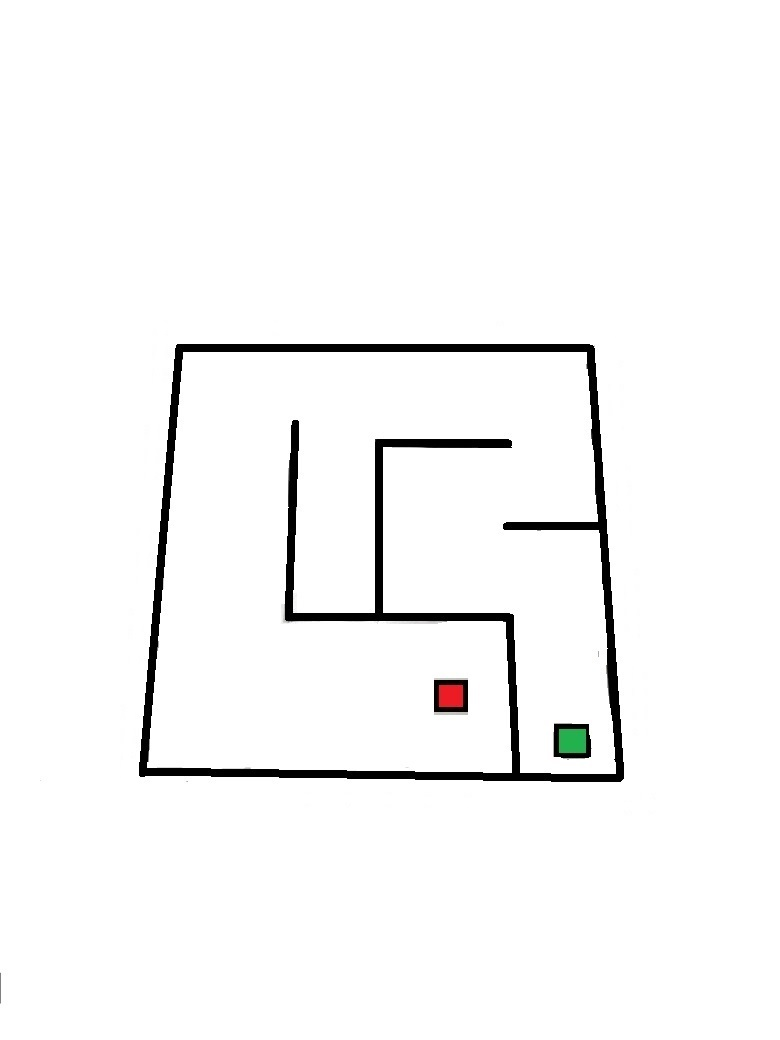
#> input picture Maze_Resavatelj/TestIRL1.jpg, 780 x 1040 px
$ python -i Skaliranje.py   (imports and definitions only)
#> lines starting #> are read from the running program, lines starting #| are printed output that depends on the picture; after the words box and inside, x2 and y2 are one past the last pixel; in counts of white or black regions, pixels touching at a corner belong together
#> further down, picture is the input picture: shape (1040, 780, 3); mean B, G, R 247.4, 247.5, 247.5
import cv2
import numpy as np
from Point import Pt
import math

def skaliraj(image):
    gray=cv2.cvtColor(image, cv2.COLOR_BGR2GRAY)
    blur=cv2.GaussianBlur(gray,(5,5), cv2.BORDER_DEFAULT)
    ret, thresh = cv2.threshold(blur, 100, 255, cv2.THRESH_BINARY_INV)
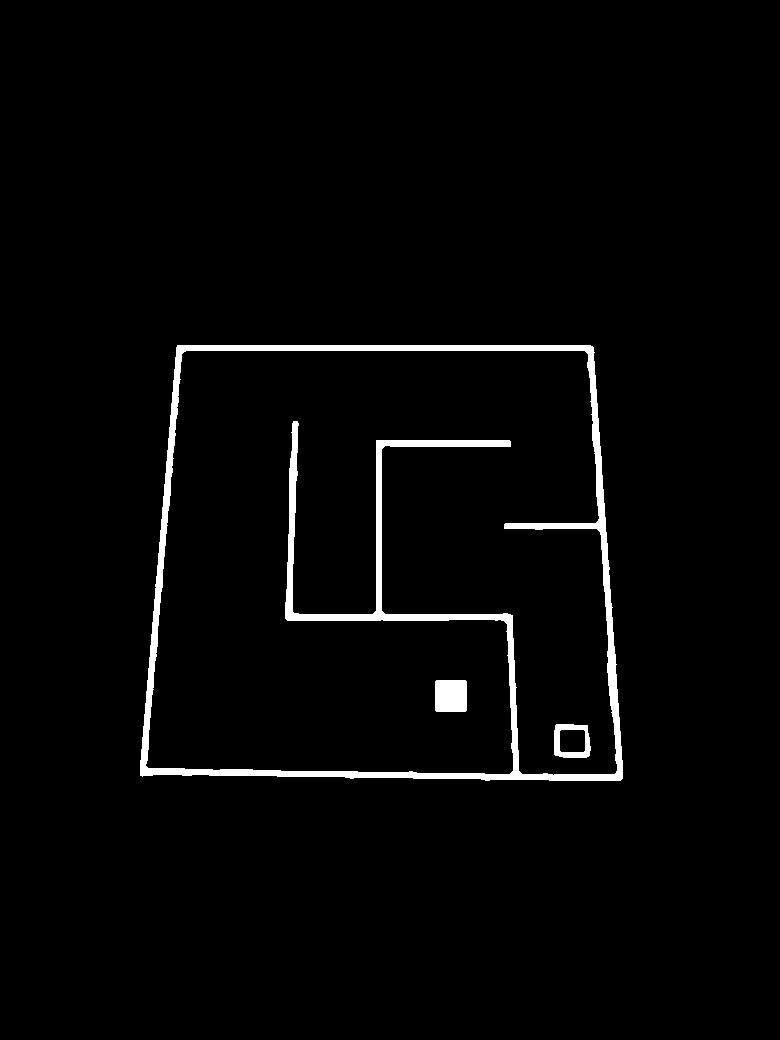
#> thresh: shape (1040, 780); 2.4% white; 3 white regions, box (x1, y1, x2, y2) and area: (140, 345, 623, 781) 17629, (435, 680, 467, 712) 1020, (554, 724, 591, 758) 621
    return gray

>>> import cv2
>>> picture = cv2.imread('TestIRL1.jpg')
>>> result = skaliraj(picture)
